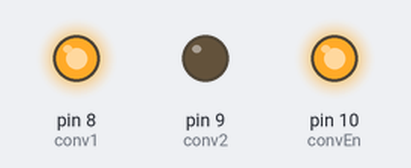
A sketch run on a simulated Arduino Uno, built with avr-gcc and run on an emulated ATmega328P. Parts: output pins drawn as LEDs (lit = HIGH).

Above: at 5.0 s.
At 12.5 s:
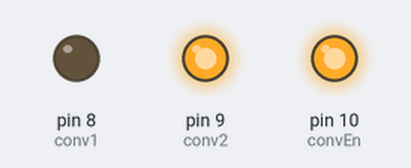
Timing chart, 0 to 17.3 s (numbered marks = the images above):
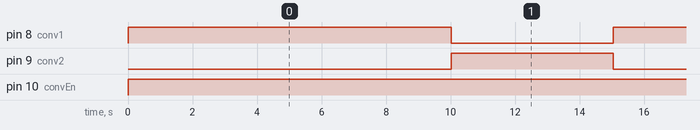

Measured:
- by itself, pin 8 (conv1): alternates HIGH for 10.0 s and LOW for 5.0 s
- by itself, pin 9 (conv2): alternates HIGH for 5.0 s and LOW for 10.0 s
- by itself, pin 10 (convEn): LOW → HIGH at 0.00 s

The sketch:

Conveyor_Motor_Control_copy.ino
```cpp
// Include the Arduino Encoder Library
#include <Encoder.h>

// Include the Arduino Stepper Library
#include <Stepper.h>

#define P_I 3.14159

//set up conveyor motor pins
const int conv1 = 8;
const int conv2 = 9;
const int convEn = 10;


void setup() {
  // Conveyor
  pinMode(conv1, OUTPUT);
  pinMode(conv2, OUTPUT);
  pinMode(convEn, OUTPUT);
  // Set initial Conveyor rotation direction
  digitalWrite(conv1, LOW);
  digitalWrite(conv2, HIGH);
}

void loop() {
  conveyorRun();
  delay(10000);
  conveyorReverse();
  delay(5000);

}

void conveyorStop() {
  analogWrite(convEn, 0);
  delay(20);
}

void conveyorRun() {
  analogWrite(convEn, 255); // Send PWM signal to L298N Enable pin
  digitalWrite(conv1, HIGH);
  digitalWrite(conv2, LOW);
  delay(20);
}

void conveyorReverse() {
  analogWrite(convEn, 255); // Send PWM signal to L298N Enable pin
  digitalWrite(conv1, LOW);
  digitalWrite(conv2, HIGH);
  delay(20);
}
```
